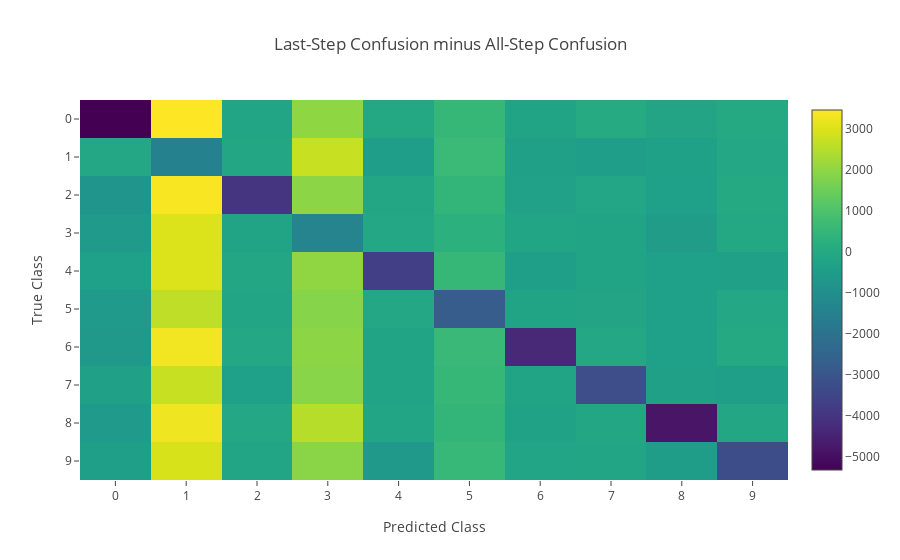

The code cell stored with this chart in its notebook:
### Code cell
yo = machine_confusion - human_confusion

data = [go.Heatmap(
    z=yo,# - human_confusion,
    colorscale="Viridis"
)]

layout = go.Layout(
    title="Last-Step Confusion minus All-Step Confusion",
    yaxis=dict(
        autorange='reversed',
        title="True Class",
        dtick=1
    ),
    xaxis=dict(
        title="Predicted Class",
        dtick=1
    )
)
fig = go.Figure(data=data, layout=layout)
iplot(fig)

### Figure 1 — Plotly figure (JSON) as saved in the notebook; plotly's stock layout.template omitted (floating-point values rounded to 4 significant figures)
{"data": [{"colorscale": "Viridis", "type": "heatmap", "z": [[-5316, 3447, -174, 1985, -45, 543, -252, 19, -191, -16], [-82, -1490, -124, 2716, -448, 625, -316, -446, -338, -97], [-756, 3375, -4017, 1929, -114, 450, -334, -148, -352, -33], [-590, 2991, -233, -1382, -91, 278, -180, -218, -509, -66], [-376, 2989, -121, 1998, -3681, 521, -407, -227, -365, -331], [-598, 2602, -162, 1848, -112, -2745, -241, -153, -363, -76], [-672, 3299, -97, 1939, -236, 583, -4330, -100, -376, -10], [-314, 2722, -369, 1879, -239, 526, -227, -3251, -323, -404], [-601, 3263, -107, 2504, -155, 441, -280, -118, -4829, -118], [-411, 2916, -155, 1919, -657, 537, -214, -183, -472, -3280]]}], "layout": {"title": "Last-Step Confusion minus All-Step Confusion", "xaxis": {"dtick": 1, "title": "Predicted Class"}, "yaxis": {"autorange": "reversed", "dtick": 1, "title": "True Class"}}}
